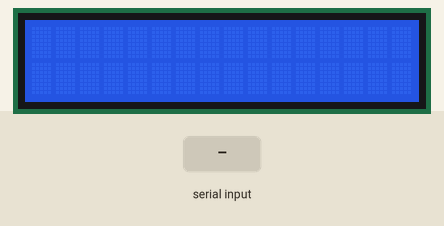
Simulated run of this sketch. Board: Arduino Uno, built with avr-gcc and run on an emulated ATmega328P. Parts: 16×2 character LCD. The test bench sets the inputs (shaded band).

Above: at 1.2 s.
1.3 s: "1" received over Serial
At 3.4 s:
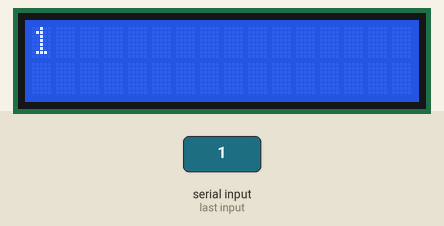
3.8 s: "0" received over Serial
At 5.3 s:
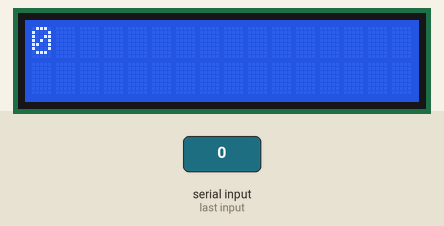
6.3 s: "2" received over Serial
At 8.3 s:
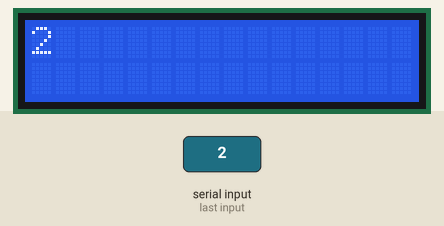
Timing chart, 0 to 9.8 s (numbered marks = the images above; inputs shaded):
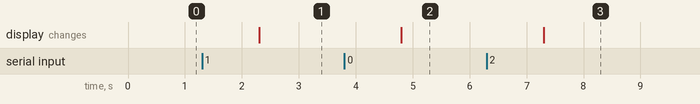

Measured:
- after the input at 1.3 s, the display: changes after 1.0 s (image 1)
- after the input at 3.8 s, the display: changes after 1.0 s (image 2)
- after the input at 6.3 s, the display: changes after 1.0 s (image 3)

The sketch:

lcd_display_from_serial_monitor.ino
```cpp
#include <LiquidCrystal.h>


/* Create an instance of the LCD library. */
LiquidCrystal lcd(7, 8, 9, 10, 11, 12);

#define contrast_pin 6

void setup()
{
  /* Initialise the LCD */
  lcd.begin(16, 2);
  pinMode(contrast_pin, OUTPUT);
  analogWrite(contrast_pin, 110);
  Serial.begin(9600);
}

/* Main program loop */
void loop()
{
  /* Output the test message to the LCD */

  if (Serial.available())
  {
    String str = Serial.readString();
    lcd.clear();
    lcd.setCursor(0, 0);

    lcd.print(str);
  }

}
```
